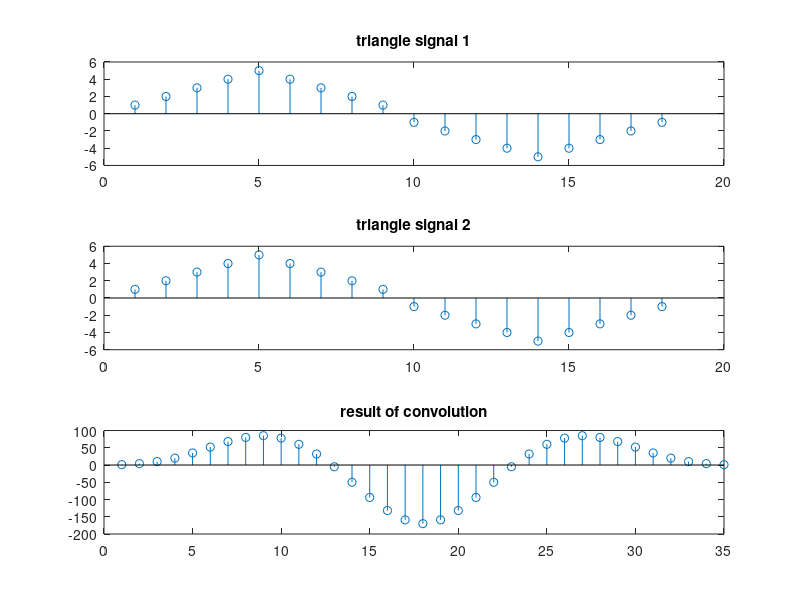

Recreate this plot in MATLAB.
clc;
clear;
close;
s1=[1,2,3,4,5,4,3,2,1,-1,-2,-3,-4,-5,-4,-3,-2,-1];
s2=s1;
y=conv(s1,s2);
subplot(3,1,1);
stem(s1);
title("triangle signal 1");
subplot(3,1,2);
stem(s2);
title("triangle signal 2");
subplot(3,1,3);
stem(y);
title("result of convolution");
clc;
clear;
close;
s1=[1,2,3,4,5,4,3,2,1,-1,-2,-3,-4,-5,-4,-3,-2,-1];
s2=s1;
y=conv(s1,s2);
subplot(3,1,1);
stem(s1);
title("triangle signal 1");
subplot(3,1,2);
stem(s2);
title("triangle signal 2");
subplot(3,1,3);
stem(y);
title("result of convolution");
